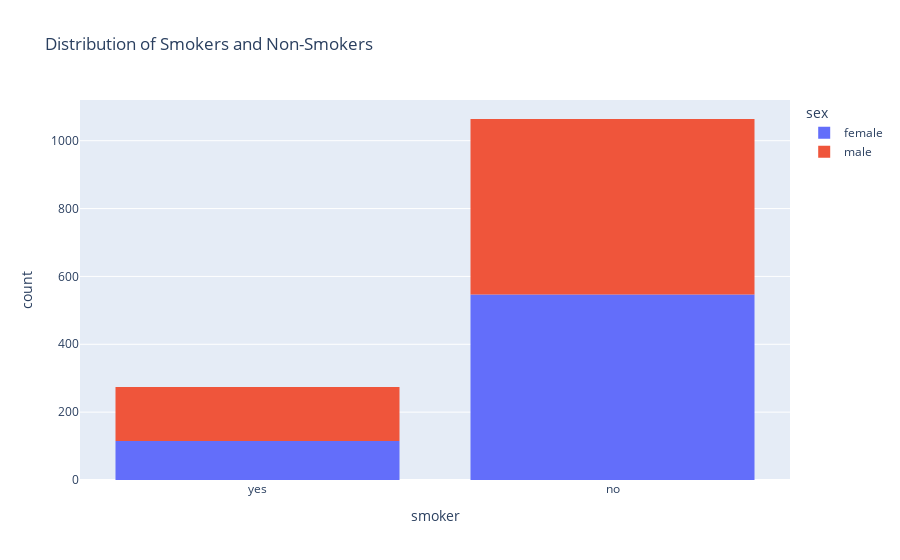

Notebook source saved alongside this figure:
### Code cell
px.histogram(medical_df,
             x='smoker',
             color='sex',
             title='Distribution of Smokers and Non-Smokers',)

### Figure 1 — Plotly figure (JSON) as saved in the notebook; plotly's stock layout.template omitted (floating-point values rounded to 4 significant figures; data arrays with more than 128 entries replaced by an {"elided": "..."} marker saying what was removed)
{"data": [{"bingroup": "x", "hovertemplate": "sex=female<br>smoker=%{x}<br>count=%{y}<extra></extra>", "legendgroup": "female", "marker": {"color": "#636efa", "pattern": {"shape": ""}}, "name": "female", "orientation": "v", "showlegend": true, "type": "histogram", "x": {"elided": "662 str values"}, "xaxis": "x", "yaxis": "y"}, {"bingroup": "x", "hovertemplate": "sex=male<br>smoker=%{x}<br>count=%{y}<extra></extra>", "legendgroup": "male", "marker": {"color": "#EF553B", "pattern": {"shape": ""}}, "name": "male", "orientation": "v", "showlegend": true, "type": "histogram", "x": {"elided": "676 str values"}, "xaxis": "x", "yaxis": "y"}], "layout": {"barmode": "relative", "legend": {"title": {"text": "sex"}, "tracegroupgap": 0}, "title": {"text": "Distribution of Smokers and Non-Smokers"}, "xaxis": {"anchor": "y", "domain": [0, 1], "title": {"text": "smoker"}}, "yaxis": {"anchor": "x", "domain": [0, 1], "title": {"text": "count"}}}}
